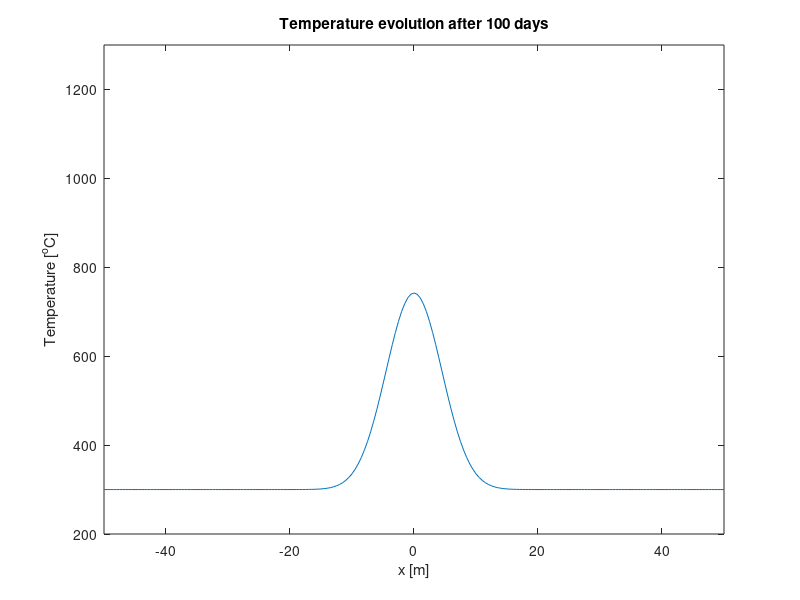
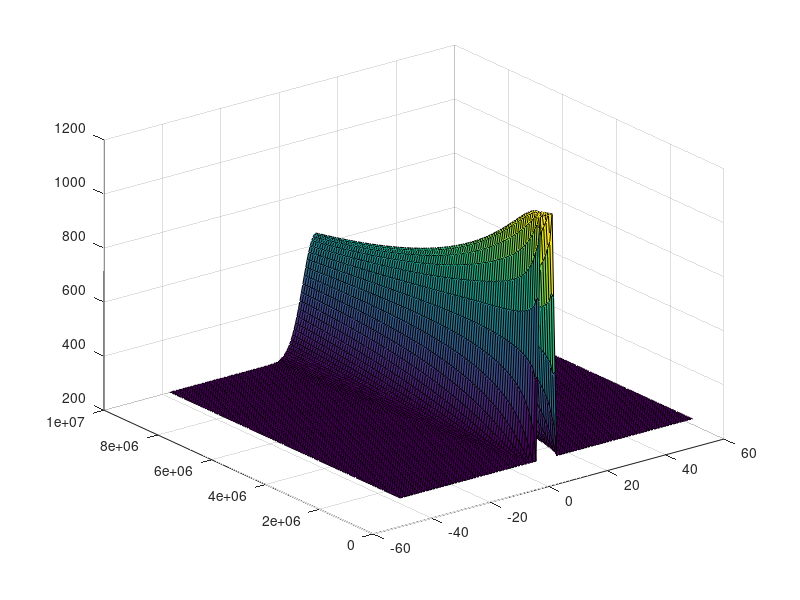

MATLAB code to generate these figures, in order:
% Solves the 1D heat equation with an explicit finite difference scheme
% 
% From Thorsten Becker's webpage
%

clear all
close all
clc;

% Physical parameters
L = 100; % Length of modeled domain [m]
Tmagma = 1200; % Temperature of magma [C]
Trock = 300; % Temperature of country rock [C]
kappa = 1e-6; % Thermal diffusivity of rock [m2/s]
W = 5; % Width of dike [m]
day = 3600*24; % # seconds per day
dt = 1*day; % Timestep [s]

% Numerical parameters
nx = 201; % Number of gridpoints in x-direction
nt = 100; % Number of timesteps to compute
dx = L/(nx-1); % Spacing of grid
x = -L/2:dx:L/2;% Grid

% uncomment the code below to check and verify the stability condition
% ---------------------------Stability Check-------------------------------
% for finding CFL stability condition for heat equation in explicit method
% kappa = (dx^2)/(2*dt);   % so that alpha will be equal to 0.5 
% kappa = kappa + 1e-6;    % increase alpha slightly
% kappa = kappa - 1e-6;    % decrease alpha slightly
% -------------------------------------------------------------------------
% Conclusion:  for condition to be stable,  alpha <= 0.5

% calculate alpha
alpha = (kappa*dt)/(dx^2);


% Setup initial temperature profile
T = ones(size(x))*Trock;
T((abs(x)<=W/2)) = Tmagma;

time = 0;
for n=1:nt % Timestep loop
    % Compute new temperature
    Tnew = zeros(1,nx);
    for i=2:nx-1
        Tnew(i) = alpha*T(i-1) + (1-2*alpha)*T(i) + alpha*T(i+1);
    end
    % Set boundary conditions
    Tnew(1) = T(1);
    Tnew(nx) = T(nx);
    
    % Update temperature and time
    T = Tnew;
    time = time+dt;
    
    % Plot solution
    figure(1), clf
    plot(x,Tnew);
    Ymat(n,:) = n*dt*(ones(1,nx));
    Xmat(n,:) = x;
    Tmat(n,:) = Tnew;
    axis([-50 50 200 1300])
    xlabel('x [m]')
    ylabel('Temperature [^oC]')
    title(['Temperature evolution after ',num2str(time/day),' days'])
    drawnow
end
figure
surf(Xmat,Ymat,Tmat)